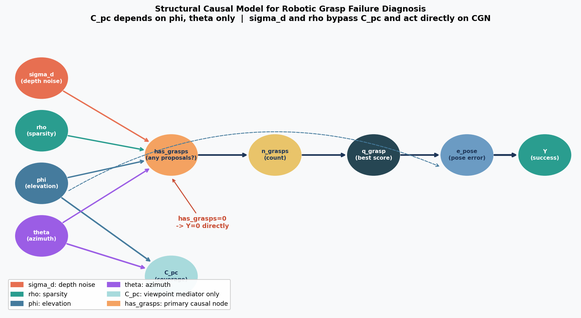
#> input picture results/figures/scm_dag.png, 581 x 318 px, shrunk from 1657 x 908 before the run
$ python make_scm_slide.py
#> lines starting #> are read from the running program, lines starting #| are printed output that depends on the picture
"""
make_scm_slide.py
=================
Generates a single 16:9 composite slide figure for the SCM supervisor update.
Arranges the six existing SCM figures into a publication-quality panel layout.
Saves to: results/figures/scm_slide.png  (ready to paste into PowerPoint)

Layout:
  ┌─────────────────┬──────────────────────────────┐
  │                 │  Eq2A: has_grasps            │
  │   DAG           │  Calibration  AUC=0.943      │
  │   (causal       ├──────────────────────────────┤
  │    structure)   │  Coefficients across all Eqs │
  │                 │                              │
  ├─────────────────┴──────────────────────────────┤
  │  Heatmap σ_d×ρ  │  Heatmap φ×θ  │  Key numbers│
  └─────────────────┴───────────────┴──────────────┘
"""

from pathlib import Path
import matplotlib
matplotlib.use("Agg")
import matplotlib.pyplot as plt
import matplotlib.gridspec as gridspec
import matplotlib.patches as mpatches
from matplotlib.image import imread
import numpy as np

ROOT    = Path(__file__).parent
FIGDIR  = ROOT / "results" / "figures"
OUT     = FIGDIR / "scm_slide.png"

# Load existing figures

dag        = imread(FIGDIR / "scm_dag.png")
#> dag is the input picture: shape (318, 581, 4) float32; mean R, G, B, A 0.914, 0.921, 0.927, 1
calibration= imread(FIGDIR / "scm_has_grasps_calibration.png")
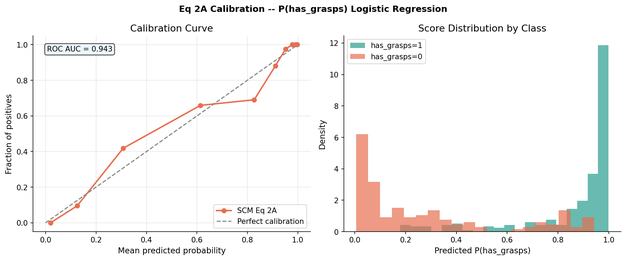
#> input picture results/figures/scm_has_grasps_calibration.png, 626 x 260 px, shrunk from 1784 x 742 before the run
#> calibration is the input picture: shape (260, 626, 4) float32; mean R, G, B, A 0.962, 0.959, 0.956, 1
coeffs     = imread(FIGDIR / "scm_coefficients.png")
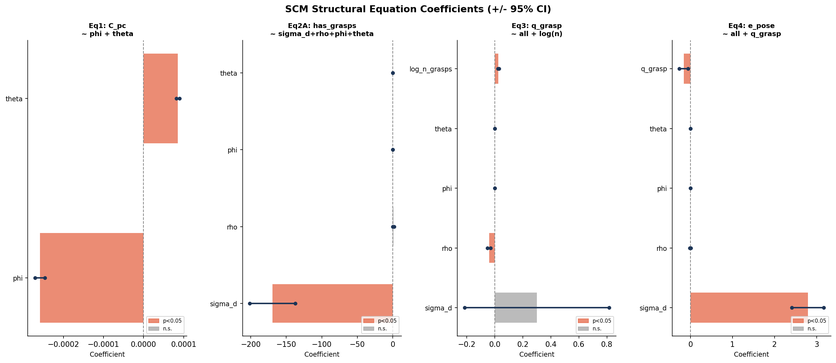
#> input picture results/figures/scm_coefficients.png, 836 x 363 px, shrunk from 2384 x 1036 before the run
#> coeffs is the input picture: shape (363, 836, 4) float32; mean R, G, B, A 0.976, 0.951, 0.945, 1
hmap_sr    = imread(FIGDIR / "scm_heatmap_sigma_rho.png")
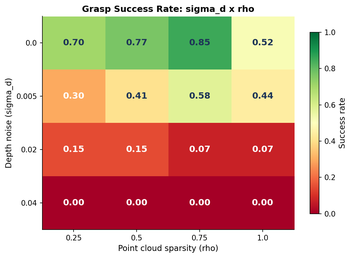
#> input picture results/figures/scm_heatmap_sigma_rho.png, 352 x 258 px, shrunk from 1005 x 735 before the run
#> hmap_sr is the input picture: shape (258, 352, 4) float32; mean R, G, B, A 0.832, 0.665, 0.58, 1
hmap_pt    = imread(FIGDIR / "scm_heatmap_phi_theta.png")
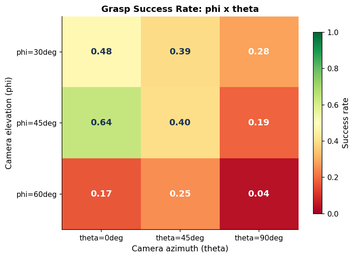
#> input picture results/figures/scm_heatmap_phi_theta.png, 355 x 258 px, shrunk from 1013 x 735 before the run
#> hmap_pt is the input picture: shape (258, 355, 4) float32; mean R, G, B, A 0.928, 0.765, 0.638, 1
#> (the run stopped early here; a loop or call above may not have finished)
